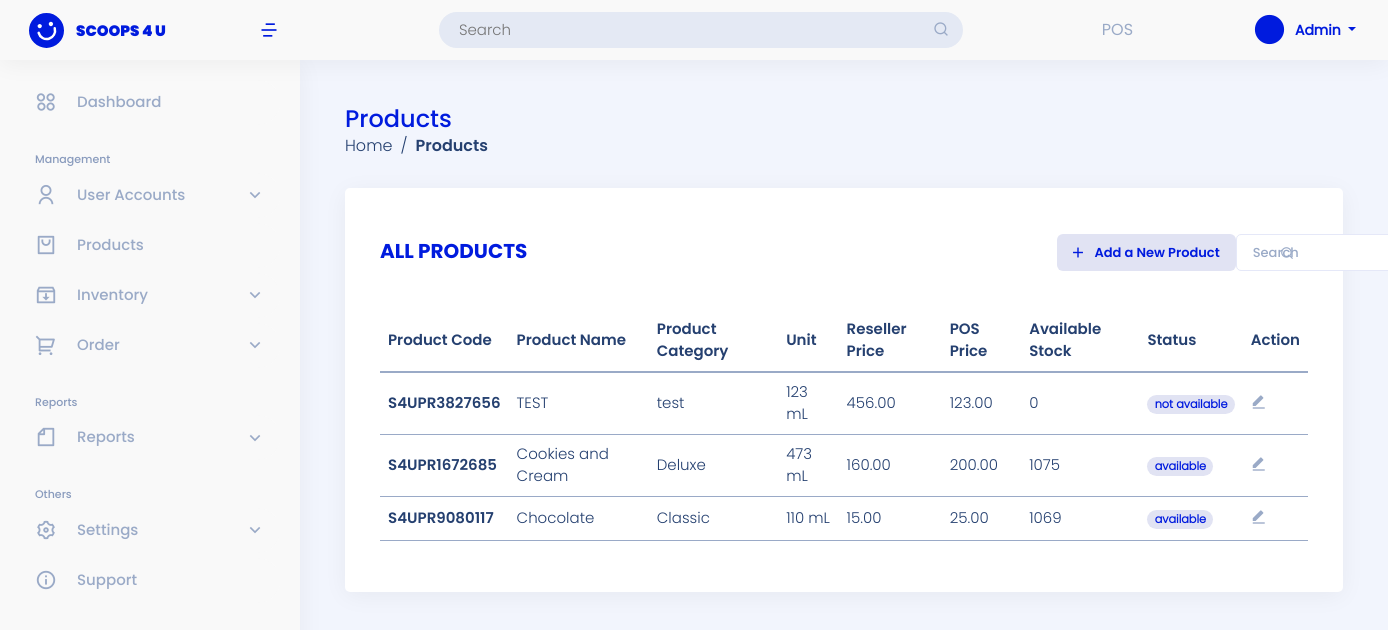
/user-site/product/ (signed in), run on an earlier commit of the app's database.
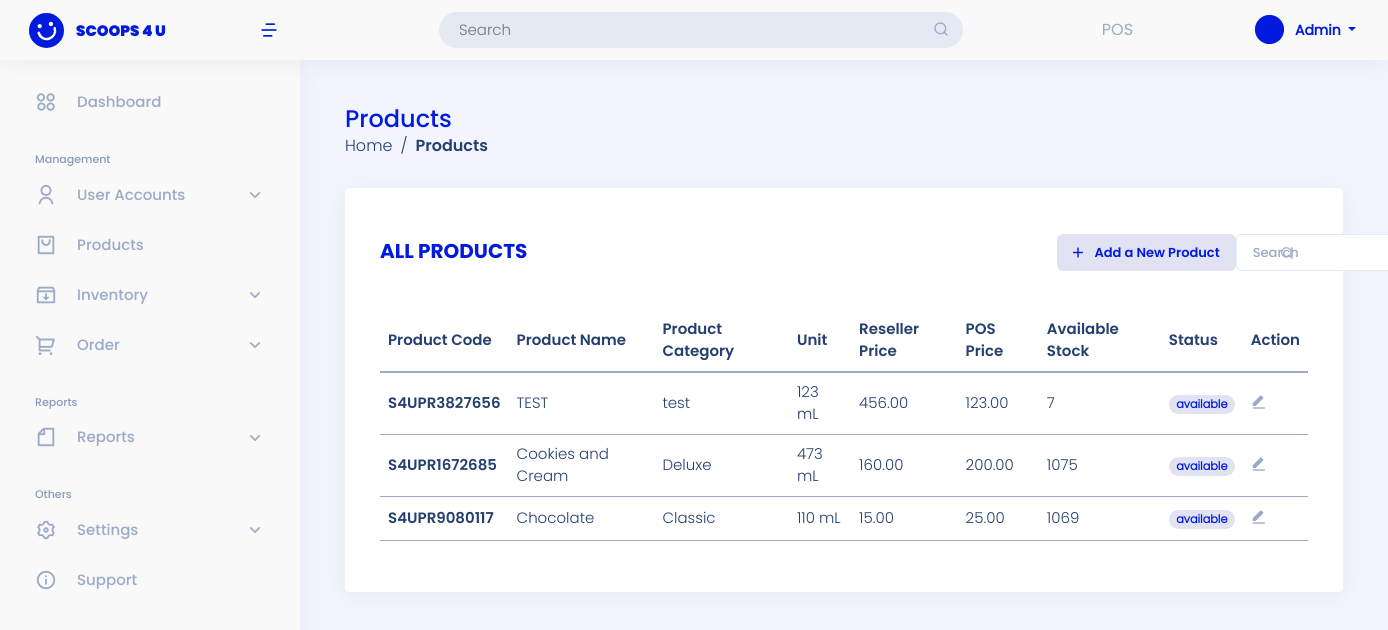
And on a later commit of the database.
### admin_site/models.py (models this page shows, shortened)
class Product(models.Model):
    STATUS = (("available","available"),("not available","not available"))
    product_code =  models.CharField(unique=True, max_length=200, verbose_name='Product Code')
    product_category =  models.CharField(max_length=200, verbose_name='Category')
    product_name=  models.CharField(max_length=200, verbose_name='Product Name')
    product_unit =  models.CharField(max_length=200, verbose_name='Unit')
    product_ResellerPrice =  models.DecimalField( max_digits=10,  decimal_places=2,null=True, verbose_name='Reseller Price')
    product_price =  models.DecimalField( max_digits=10, decimal_places=2,null=True, verbose_name='Pos Price')
    product_stock =  models.BigIntegerField(null=True, verbose_name='Available Stock')
    product_status =  models.CharField(max_length=200, choices=STATUS, verbose_name='Status')

### admin_site/views.py (the view)
# urls.py: path('product/', views.list_products, name='list_product'),
@login_required(login_url='landing_page:login')
def list_products(request):
    list_products = Product.objects.all().order_by('-id')
    context = {'list_products':list_products}
    return render(request, 'admin_site/products/product.html', context)

### templates/admin_site/products/product.html (shortened to what the changed rows need)
{% extends 'admin_site/base.html' %}
{% block content %}
<main id="main" class="main mt-5">
    <div class="pagetitle">
        <h1>Products</h1>
    </div>
        <section class="section ">
            <div class="row">
                <div class="col-lg-12">
                    <div class="card">
                        <div class="card-body mt-3">
                            <div class="table-responsive">
                                <table class="table table-hover">
                                    <thead>
                                    <tr class="align-middle">
                                        <th scope="col">Product Code</th>
                                        <th scope="col">Product Name</th>
                                        <th scope="col">Product Category</th>
                                        <th scope="col">Unit</th>
                                        <th scope="col">Reseller Price</th>
                                        <th scope="col" >POS Price</th>
                                        <th scope="col" >Available Stock</th>
                                        <th scope="col" >Status</th>
                                        <th scope="col" >Action</th>
                                    </tr>
                                    </thead>
                                    {% if list_products %}
                                    <tbody>
                                        {% for list in list_products %}
                                        <tr class="align-middle">
                                            <td><a href="{% url 'admin_site:view_product' list.id %}" id="viewProductModal" data-bs-backdrop="static" data-bs-keyboard="false" tabindex="-1" aria-labelledby="staticBackdropLabel" aria-hidden="true" class="text-decoration-none"><span >{{ list.product_code }}</span></a></td>
                                            <td>{{ list.product_name }}</td>
                                            <td>{{ list.product_category }}</td>
                                            <td>{{ list.product_unit }}</td>
                                            <td>{{ list.product_ResellerPrice }}</td>
                                            <td>{{ list.product_price }}</td>
                                            <td>{{ list.product_stock }}</td>
                                            <td><span class="badge rounded-pill bg-primary">{{ list.product_status }}</span></td>
                                        <td>
                                            <form class="action"  method="POST">
                                                <a href="#"class="btn btn-edit"><i class="ri-edit-fill"></i></a>
                                            </form>
                                        </td>
                                        </tr>
                                        {% endfor %}
                                    </tbody>
                                    {% endif %}
                                </table>
                            </div>
                        </div>
                    </div>
                </div>
            </div>
        </section>
</main>
{% endblock content %}

What changed in the data, as far as the page shows it:
changed Product "S4UPR3827656": product_stock "0" → "7"; product_status "not available" → "available"
